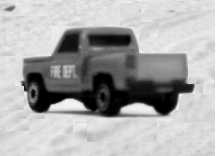
#> input picture Practica5/TH/a.jpg, 216 x 156 px; the run also reads 1 picture not shown here
$ jupyter execute --allow-errors Leccion7.ipynb
#> lines starting #> are read from the running program, lines starting #| are printed output that depends on the picture; long printed decimals are rounded
<div style="line-height:2px;border: solid orange">
    <p>
    <p style="color:blue;font-family:arial;text-align:right;font-size:20"> Visión por Computador &nbsp;&nbsp;
    <p style="color:blue;font-family:arial;text-align:right;font-size:16"> Master en Ciencias de Datos e Ingeniería de Ordenadores   &nbsp;&nbsp;
  <p style="color:blue;font-family:arial;text-align:right;font-size:16"> Rosa Mª. Rodríguez Sánchez   &nbsp;&nbsp;
    <p style="color:blue;font-family:arial;text-align:right;font-size:10"> Dpto. Ciencias de la Computación e Inteligencia Artificial. &nbsp;&nbsp;
    <p style="color:blue;font-family:arial;text-align:right;font-size:10"> ETSIIT. Universidad de Granada   &nbsp;&nbsp;
        <p>
</div>

# Práctica 5 (Parte I) Transformada de Hotelling (Transformada discreta Karhunen-Loeve o PCA).

### Introducción
La transformada Hotelling o PCA, también conocida como transformada autovector, componente principal o transformada discreta de Karhunen-Loéve, se basa en
propiedades estadísticas de representaciones vectoriales. El objetivo es obtener una representación de las muestras con menor número de rasgos. Para ellos la transformada Hotelling lo que hace es extraer los rasgos más relevantes de un conjunto de muestras.

Considera el conjunto de puntos 2D como se muestra en el figura de arriba. Cada dimensión se corresponde con un rasgo. Como se puede ver los puntos se alinean alrededor de la línea azul. Así una forma de reducir la dimensionalidad es representar los datos con solamente la línea azul, reduciendo la dimensionalidad de 2D a 1D.

Además, vemos que los puntos tiene una mayor varianza en la dirección del rasgo 1 (eje x) que en la dirección del raso 2 (eje y). Por lo tanto si conocemos la posición de un punto a lo largo de linea azul tenemos más información acerca del punto que si solamente conocemos el valor del punto para el rasgo 1 o para el rasgo 2.

De esta forma PCA nos permitirá encontrar la dirección en la que los datos tiene la mayor varianza. De hecho si ejecutamos PCA sobre el conjunto de datos nos devuelve 2 vectores que  se denominan autovectores que son las componentes principales del conjunto de datos.

El tamaño de cada autovector lo indica el correspondiente autovalor. El autovalor nos informa de la varianza de los datos a lo largo de la componente principal. El origen (comienzo ) de cada autovector es el centro de todos los puntos en el conjunto.

### Pasos a seguir para aplicar PCA
Dado un  conjunto de datos $X=\{x_1,x_2,\dots,x_n\}$  donde cada $x_i=\{x_{i1},x_{i2},\dots,x_{ip}\}$ tiene dimension $p$, queremos obtener un conjunto de datos $Y$ que se pueda representar cada muestra con un menor número de datos.
Para ello vamos  en primer lugar a organizar los datos.
<ol>
    <li> Escribir el conjunto de datos $X$ en una matriz. Cada $x_i$ se escribe en una fila. Obteniendo un matrix $X$ de dimensión $n\times p$
    <li> Obtener la media de cada columna  como $m[j]=\frac{1}{n}\sum_{j=1}^n X[i,j]$. Siendo $m$ un vector de dimensión $p\times 1$
    <li> Obtener la matriz centrada $B= X-h m^T$. Siendo h un vector columna $n\times 1$ de unos. Siendo $B$ una matriz $n\times p$ .
    <li> Encontrar la matriz de covarianza de B como $C=\frac{1}{n-1}B^T B $
    <li> Obtener los autovectores $V$ y autovalores $D$ de $C$. $D$ es una matriz $p\times p $ diagonal. $V$ es una metriz $p\times p$
    <li> Aplicar los autovectores $V$ a la matriz $B$, obteniendo $Y$
</ol>


### Ejemplo
Supongamos que tenemos el siguiente conjunto de imágenes
<table border=0>
    <tr><td></td><td></td><td></td></tr>
    <tr><td></td><td></td><td></td></tr>
</table>
Nuestro objetivo es reducir el numero de imágenes para representar la misma información de la camioneta.
Para ello veamos como se ejecuta los pasos comentados anteriormente.
En el siguiente código se construye la matriz $X$ a partir del conjunto de imágenes de la camioneta.

[cell 1]
import numpy as np
import cv2
#Creamos la matriz X
img_a=cv2.imread('TH/a.jpg',0)
#> img_a is the input picture: shape (156, 216); min 0, max 255, mean 171.2

img_b=cv2.imread('TH/b.jpg',0)
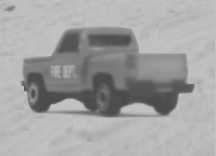
#> input picture Practica5/TH/b.jpg, 216 x 156 px
#> img_b is the input picture: shape (156, 216); min 64, max 207, mean 162.5
img_c=cv2.imread('TH/c.jpg',0)
img_d=cv2.imread('TH/d.jpg',0)
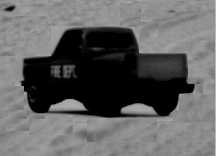
#> input picture Practica5/TH/d.jpg, 216 x 156 px
#> img_d is the input picture: shape (156, 216); min 0, max 194, mean 98.5
img_e=cv2.imread('TH/e.jpg',0)
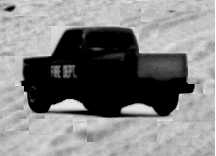
#> input picture Practica5/TH/e.jpg, 216 x 156 px
#> img_e is the input picture: shape (156, 216); min 0, max 255, mean 130.7
X=np.array([np.ravel(img_a).T,np.ravel(img_b).T,np.ravel(img_c).T,np.ravel(img_d).T,np.ravel(img_e).T])
X=X.T
X=X.astype('float32')
print(X.shape)
#| (33696, 5)

Hay que tener en cuenta que las muestras son los pixeles, y los rasgos son los valores que toman cada pixel en las 5 imágenes. A continuación obtenemos la medias.

[cell 2]
m=np.mean(X, axis=0)
#> m = [171.2, 162.5, 175.5, 98.46, 130.7]
print(m)
#| [171.202 162.4889  175.4667   98.4562  130.719]

Ahora construimos la matriz B

[cell 3]
h= np.ones((X.shape[0],1),dtype='uint8')
B=X-h*m
print(B.shape)
#| (33696, 5)

Obtenemos la covariaza de B

[cell 4]
C=1.0/(X.shape[0]-1)*np.dot(B.T,B)
#> C = [[5619.3, 2830.6, 2262.6, 4493.1, 6035], [2830.6, 1432.1, 1143.7, 2262.9, 3039.4], [2262.6, 1143.7, 946.2, 1721.9, 2303.5], [4493.1, 2262.9, 1721.9, 3904.7, 5261.2], [6035, 3039.4, 2303.5, 5261.2, 7112.9]]
print(C.shape)
#| (5, 5)

Obtenemos los autovalores y autovectores

[cell 5]
from numpy import linalg as LA
D, V = LA.eig(C)
#> D = [18516.2, 480.1, 3.73, 7.14, 8.07]; V = [[-0.543, 0.556, 0.12, -0.519, 0.334], [-0.274, 0.289, -0.843, 0.354, -0.0733], [-0.213, 0.461, 0.501, 0.568, -0.411], [-0.456, -0.34, -0.0605, -0.371, -0.732], [-0.614, -0.528, 0.141, 0.381, 0.423]]
print("Autovalores: ",D)
#| Autovalores:  [1.8516227e+04 4.8013104e+02 3.7336960e+00 7.1392751e+00 8.0704050e+00]
print("Autovectores: ",V)
#| Autovectores:  [[-0.5434  0.556   0.1199 -0.5194   0.3337]
#|  [-0.2738  0.2885  -0.8434  0.3536  -0.07332]
#|  [-0.2129  0.4611   0.5006  0.5676  -0.4114]
#|  [-0.4556 -0.3401 -0.06054 -0.3714 -0.7315]
#|  [-0.6138  -0.5285  0.1414  0.3809   0.423]]

D son los autovalores y V son los autovectores por columna. Aplicamos la transformación a continuación

[cell 6]
from matplotlib import pyplot as plt
y=np.dot(B,V)
h,w=img_a.shape
#> h = 156; w = 216
img_at=np.reshape(y[:,0],(h,w))
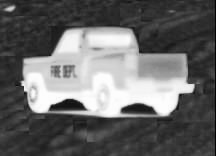
#> img_at: shape (156, 216) float32; min -179.3, max 262.2, mean 0; drawn with min black and max white
img_bt=np.reshape(y[:,1],(h,w))
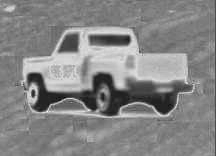
#> img_bt: shape (156, 216) float32; min -75.63, max 68.7, mean 0; drawn with min black and max white
img_ct=np.reshape(y[:,2],(h,w))
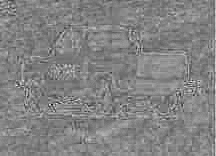
#> img_ct: shape (156, 216) float32; min -14.82, max 13.91, mean 4.49e-06; drawn with min black and max white
img_dt=np.reshape(y[:,3],(h,w))
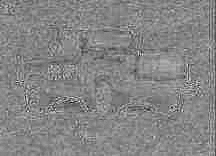
#> img_dt: shape (156, 216) float32; min -20.61, max 18.78, mean -4.42e-06; drawn with min black and max white
img_et=np.reshape(y[:,4],(h,w))
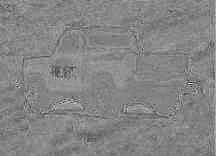
#> img_et: shape (156, 216) float32; min -30.73, max 28.16, mean 0; drawn with min black and max white
plt.figure(figsize=(15,8))
plt.subplot(2,3,1),plt.imshow(img_at,'gray')
plt.subplot(2,3,2),plt.imshow(img_bt,'gray')
plt.subplot(2,3,3),plt.imshow(img_ct,'gray')
plt.subplot(2,3,4),plt.imshow(img_dt,'gray')
plt.subplot(2,3,5),plt.imshow(img_et,'gray')

### Usando un subconjunto de autovectores
La reconstrucción de la matriz $X$ se puede obtener como:
$X_{r}=V Y+h m^T$
Siendo h un vector columna $n\times 1$ de unos.

Supongamos que solamente  usamos un subconjunto de autovectores de $V$ formando una matriz $V_K$ que se obtiene  a partir de los K autovectores de V asociados a los  K autovalores de
mayor valor, para obtener una matriz de Kxp dimensiones. Los vectores $Y_K$ sería la submatriz de $Y$ que considera las $K\times n$ dimensionales de $Y$. Ahora la reconstruccion sería:
$\overline{X}=V_K Y_K+h m^T$.

Se puede demostrar que el error al cuadrado medio entre $X$ y $\overline{X}$ viene dado por
$e_K =\sum_{j=1}^p\lambda_j -\sum_{j=1}^K\lambda_j =\sum_{j=K+1}^p\lambda_j $

Ya que los autovalores  $\lambda_i$  decrecen monótonamente, también muestra que el error puede
minimizarse seleccionando los K autovectores asociados con los autovalores de mayor
valor.

### Ejercicio
En este ejercicio se pide al alumno que desarrolle el fichero thotelling.py para aplicar la transformada a un conjunto de imágenes satélite de la ciudad de Adra. Establecer el error cometido cuando se usa:

    Solamente la primera imagen correspondiente al primer autovalor
    Solamente las dos primeras imágenes correspondientes al primer y segundo autovalor
    ...
    Todos las imágenes.

Mostrar una gráfica que muestre el error cometido cuando se usan las diferentes imágenes obtenidas.

[cell 7]
import numpy as np

directorio = "adra/"

img1 = cv2.imread(directorio + "banda1.tif",0)
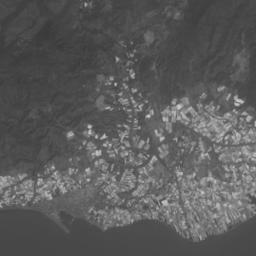
#> input picture Practica5/adra/banda1.tif, 256 x 256 px
#> img1 is the input picture: shape (256, 256); min 57, max 204, mean 90.9
img2 = cv2.imread(directorio + "banda2.tif",0)
img3 = cv2.imread(directorio + "banda3.tif",0)
img4 = cv2.imread(directorio + "banda4.tif",0)
img5 = cv2.imread(directorio + "banda5.tif",0)
img6 = cv2.imread(directorio + "banda6.tif",0)

#> (the rest of this cell did not finish here and is left out)
